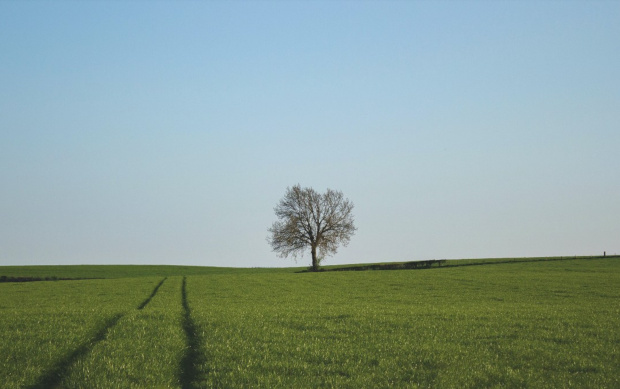
#> input picture images/paisagem01.jpg, 620 x 389 px
$ python canny_edge.py
#> lines starting #> are read from the running program, lines starting #| are printed output that depends on the picture; after the words box and inside, x2 and y2 are one past the last pixel; in counts of white or black regions, pixels touching at a corner belong together
import os
import cv2
import logging

import numpy as np

logging.basicConfig(level=logging.INFO)
logger = logging.getLogger(__name__)


if __name__ == '__main__':
    image_path = os.path.abspath(os.path.join('images', 'paisagem01.jpg'))
    results_dir = 'results'
    os.makedirs(results_dir, exist_ok=True)

    with open(image_path, 'rb') as f:
        image_content = f.read()
    img = cv2.imdecode(
        np.frombuffer(image_content, np.uint8),
        cv2.IMREAD_UNCHANGED
    )
#> img is the input picture: shape (389, 620, 3); mean B, G, R 153.1, 159.6, 138.4
    gray = cv2.cvtColor(img, cv2.COLOR_BGR2GRAY)
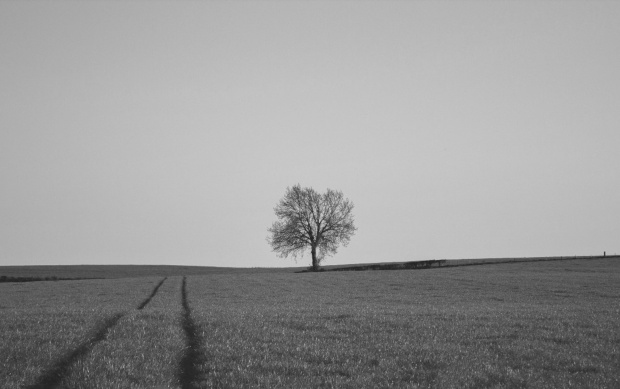
#> gray: shape (389, 620); min 32, max 205, mean 152.5
    blur = cv2.GaussianBlur(gray, (5, 5), 0)

    logger.info('Applying Canny')
    canny = cv2.Canny(blur, 80, 140)
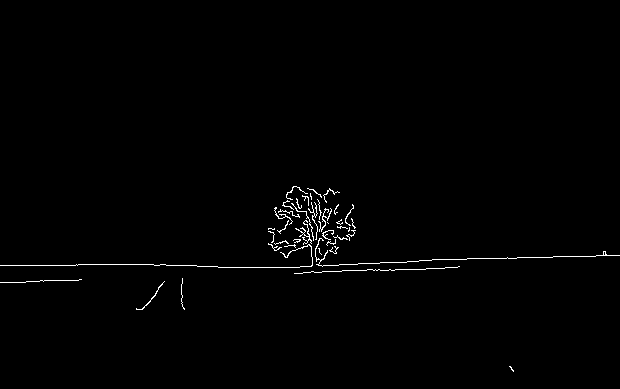
#> canny: shape (389, 620); 0.84% white in thin lines or dots, all inside (x1, y1, x2, y2) = (0, 186, 620, 372)

    cv2.imwrite(os.path.join(results_dir, 'canny.png'), canny)

    logger.info('Applying Canny (dilated)')
    dilated = cv2.dilate(canny, np.ones((3, 3), np.uint8))
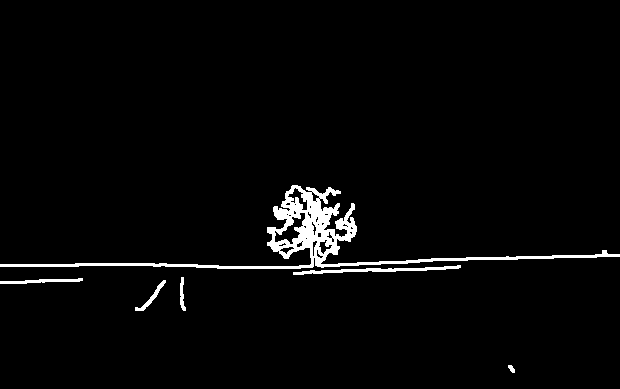
#> dilated: shape (389, 620); 2.7% white; 6 white regions, box (x1, y1, x2, y2) and area: (0, 185, 620, 269) 5301, (293, 265, 461, 275) 537, (0, 278, 83, 284) 258, (135, 280, 166, 311) 175, (180, 277, 186, 311) 117, (508, 365, 515, 373) 36
    cv2.imwrite(os.path.join(results_dir, 'canny_dilated.png'), dilated)

$ run again, with images/paisagem02.jpg copied over images/paisagem01.jpg
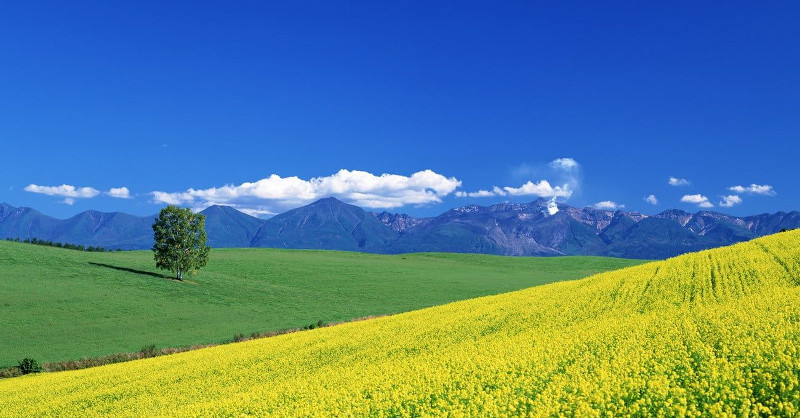
#> input picture images/paisagem02.jpg, 800 x 418 px
#> img is the input picture: shape (418, 800, 3); mean B, G, R 140.9, 130.2, 89.1
#> `canny = cv2.Canny(blur, 80, 140)`:
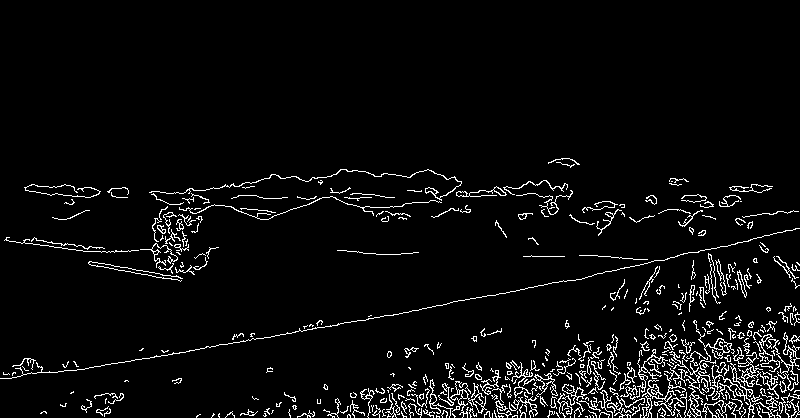
#> canny: shape (418, 800); 4.6% white in thin lines or dots, all inside (x1, y1, x2, y2) = (0, 158, 800, 418)
#> `dilated = cv2.dilate(canny, np.ones((3, 3), np.uint8))`:
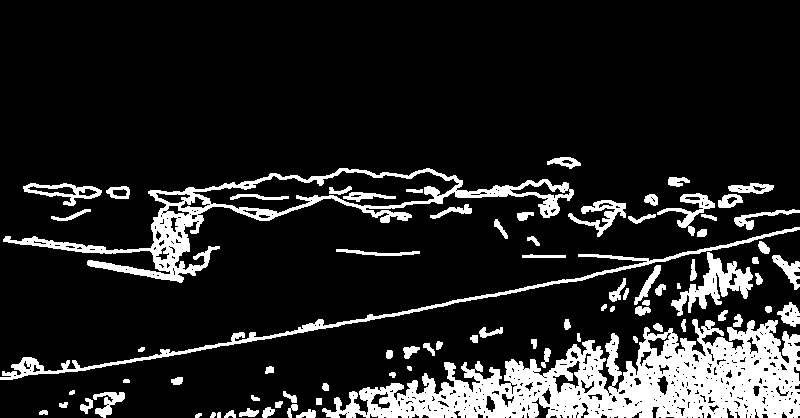
#> dilated: shape (418, 800); 14.2% white; 83 white regions, largest, box (x1, y1, x2, y2) and area: (322, 319, 800, 418) 23657, (3, 168, 574, 283) 8475, (0, 227, 800, 380) 3704

$ run again, with images/paisagem03.jpg copied over images/paisagem01.jpg
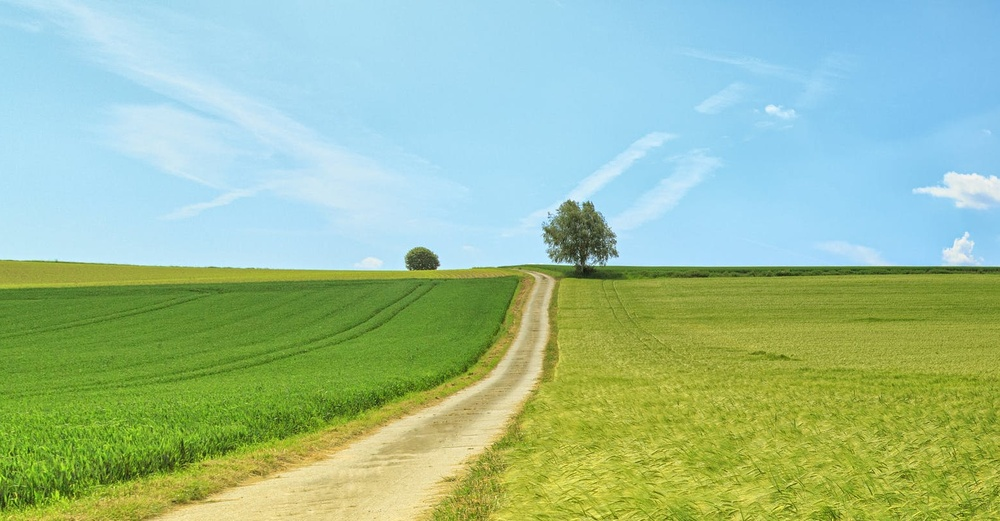
#> input picture images/paisagem03.jpg, 1000 x 521 px, shrunk from 1550 x 808 before the run
#> img is the input picture: shape (521, 1000, 3); mean B, G, R 152.6, 190.1, 155.7
#> `canny = cv2.Canny(blur, 80, 140)`:
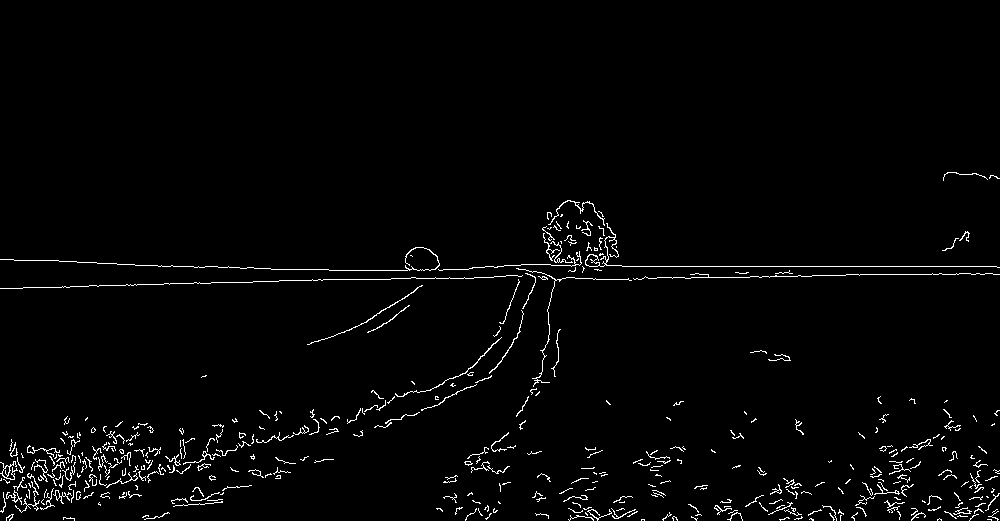
#> canny: shape (521, 1000); 2.1% white in thin lines or dots, all inside (x1, y1, x2, y2) = (0, 172, 1000, 521)
#> `dilated = cv2.dilate(canny, np.ones((3, 3), np.uint8))`:
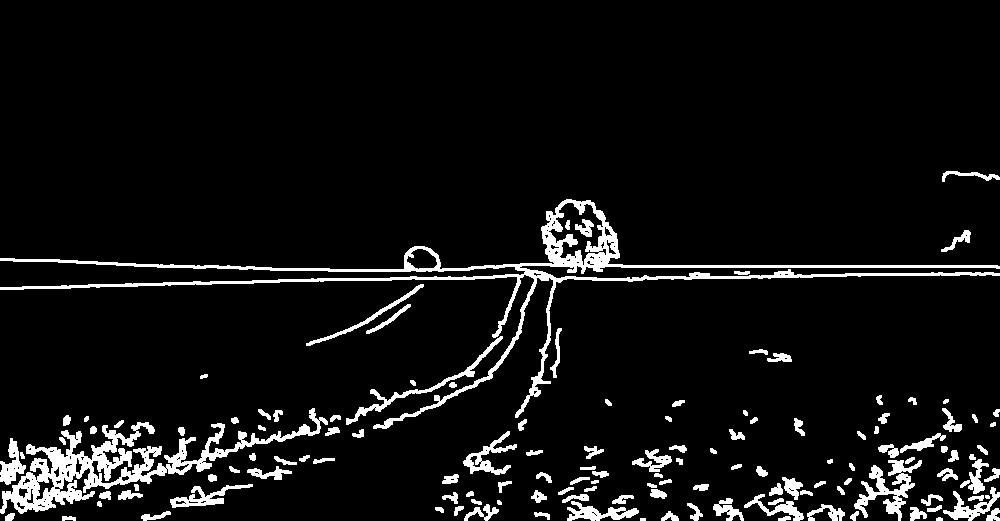
#> dilated: shape (521, 1000); 6.8% white; 136 white regions (2 under 20 px), largest, box (x1, y1, x2, y2) and area: (0, 199, 1000, 429) 11056, (0, 408, 328, 514) 7351, (854, 460, 922, 521) 1415
